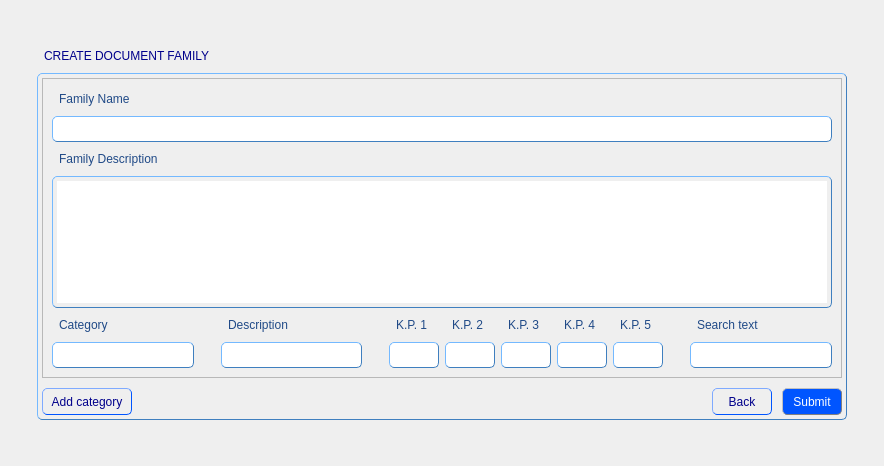
<?xml version="1.0" encoding="UTF-8"?>
<ui version="4.0">
 <class>CreateDocFamilyForm</class>
 <widget class="QWidget" name="CreateDocFamilyForm">
  <property name="geometry">
   <rect>
    <x>0</x>
    <y>0</y>
    <width>884</width>
    <height>466</height>
   </rect>
  </property>
  <property name="windowTitle">
   <string>Form</string>
  </property>
  <property name="styleSheet">
   <string notr="true">QGroupBox {
               color: black;
               padding: 4px;
               border: 1px solid rgb(63, 127, 191); 
               border-radius: 5px;
               border-style: outset;
              }
QTabWidget {
               color: blue;
               padding: 4px;
               border-radius: 5px;
               border: 1px solid rgb(63, 127, 191); 
               border-style: outset;
	           font: 11pt &quot;MS Shell Dlg 2&quot;;
              }
QWidget {
               color: rgb(32, 74, 135);
	           font: 11pt &quot;MS Shell Dlg 2&quot;;
              }
QScrollBar {
			   background-color: rgb(240, 240, 240);
              }
QLabel {
               color: rgb(32, 74, 135);
               padding: 4px;
               border-radius: 5px;
               border-style: outset;
	           font: 11pt &quot;MS Shell Dlg 2&quot;;
              }
QLineEdit {
               color: black;
               padding: 4px;
               border: 1px solid rgb(63, 127, 191); 
               border-radius: 5px;
               border-style: outset;
	           font: 10pt &quot;MS Shell Dlg 2&quot;;
              }
QComboBox {
			   color: black;
               padding: 4px;
               border: 1px solid rgb(63, 127, 191); 
               border-radius: 5px;
               border-style: outset;
               font: 9pt &quot;MS Shell Dlg 2&quot;;
			   background-color: rgb(255, 255, 255);
              }
QTextEdit {
               color: black;
               padding: 4px;
               border: 1px solid rgb(63, 127, 191); 
               border-radius: 5px;
               border-style: outset;
	           font: 10pt &quot;MS Shell Dlg 2&quot;;
              }
QSpinBox {
               color: black;
               padding: 4px;
               border: 1px solid rgb(63, 127, 191); 
               border-radius: 5px;
               border-style: outset;
	           font: 10pt &quot;MS Shell Dlg 2&quot;;
              }
QListView {
               color: black;
               padding: 4px;
               border: 1px solid rgb(63, 127, 191); 
               border-radius: 5px;
               border-style: outset;
	           font: 10pt &quot;MS Shell Dlg 2&quot;;
              }</string>
  </property>
  <layout class="QGridLayout" name="gridLayout_2">
   <item row="2" column="1">
    <widget class="QGroupBox" name="groupBox">
     <property name="title">
      <string/>
     </property>
     <layout class="QGridLayout" name="gridLayout">
      <property name="leftMargin">
       <number>0</number>
      </property>
      <property name="topMargin">
       <number>0</number>
      </property>
      <property name="rightMargin">
       <number>0</number>
      </property>
      <property name="bottomMargin">
       <number>0</number>
      </property>
      <property name="spacing">
       <number>0</number>
      </property>
      <item row="3" column="0" colspan="2">
       <layout class="QHBoxLayout" name="horizontalLayout">
        <property name="spacing">
         <number>0</number>
        </property>
        <item>
         <widget class="QToolButton" name="addCategoryButton">
          <property name="minimumSize">
           <size>
            <width>60</width>
            <height>0</height>
           </size>
          </property>
          <property name="styleSheet">
           <string notr="true">QToolButton {
                color: darkblue;
               padding: 4px;
               border: 1px solid rgb(0, 85, 255); 
               border-radius: 5px;
               border-style: outset;
               font: 10pt &quot;MS Shell Dlg 2&quot;;
              }

QToolButton:hover {
               color: white;
               border: 1px solid grey;
               background-color: rgb(0, 78, 235);
               }

QToolButton:pressed {
               color: rgb(0, 0, 197)
               background: shadow;
               border-style: inset;
               }</string>
          </property>
          <property name="text">
           <string>Add category</string>
          </property>
         </widget>
        </item>
        <item>
         <spacer name="horizontalSpacer">
          <property name="orientation">
           <enum>Qt::Horizontal</enum>
          </property>
          <property name="sizeHint" stdset="0">
           <size>
            <width>40</width>
            <height>20</height>
           </size>
          </property>
         </spacer>
        </item>
        <item>
         <widget class="QToolButton" name="backButton">
          <property name="minimumSize">
           <size>
            <width>60</width>
            <height>0</height>
           </size>
          </property>
          <property name="styleSheet">
           <string notr="true">QToolButton {
                color: darkblue;
               padding: 4px;
               border: 1px solid rgb(0, 85, 255); 
               border-radius: 5px;
               border-style: outset;
               font: 10pt &quot;MS Shell Dlg 2&quot;;
              }

QToolButton:hover {
               color: white;
               border: 1px solid grey;
               background-color: rgb(0, 78, 235);
               }

QToolButton:pressed {
               color: rgb(0, 0, 197)
               background: shadow;
               border-style: inset;
               }</string>
          </property>
          <property name="text">
           <string>Back</string>
          </property>
         </widget>
        </item>
        <item>
         <spacer name="horizontalSpacer_2">
          <property name="orientation">
           <enum>Qt::Horizontal</enum>
          </property>
          <property name="sizeType">
           <enum>QSizePolicy::Minimum</enum>
          </property>
          <property name="sizeHint" stdset="0">
           <size>
            <width>10</width>
            <height>20</height>
           </size>
          </property>
         </spacer>
        </item>
        <item>
         <widget class="QToolButton" name="submitButton">
          <property name="minimumSize">
           <size>
            <width>60</width>
            <height>0</height>
           </size>
          </property>
          <property name="styleSheet">
           <string notr="true">QToolButton {
               color: white;
               padding: 4px;
               border: 1px solid grey; 
               border-radius: 5px;
               border-style: outset;
               max-width: 120px;
               background-color: rgb(0, 85, 255);
               font: 10pt &quot;MS Shell Dlg 2&quot;;
              }

QToolButton:hover {
               color: darkblue;
               border: 1px solid grey;
               background-color: rgb(255, 255, 255);
               }

QToolButton:pressed {
               color: rgb(0, 0, 197)
               background: shadow;
               border-style: inset;
			    background-color: rgb(0, 78, 235);
               }</string>
          </property>
          <property name="text">
           <string>Submit</string>
          </property>
         </widget>
        </item>
       </layout>
      </item>
      <item row="0" column="0" colspan="2">
       <widget class="QScrollArea" name="scrollArea">
        <property name="minimumSize">
         <size>
          <width>800</width>
          <height>300</height>
         </size>
        </property>
        <property name="maximumSize">
         <size>
          <width>800</width>
          <height>300</height>
         </size>
        </property>
        <property name="widgetResizable">
         <bool>true</bool>
        </property>
        <widget class="QWidget" name="scrollAreaWidgetContents">
         <property name="geometry">
          <rect>
           <x>0</x>
           <y>0</y>
           <width>798</width>
           <height>298</height>
          </rect>
         </property>
         <layout class="QGridLayout" name="gridLayout_3">
          <item row="5" column="3">
           <spacer name="horizontalSpacer_6">
            <property name="orientation">
             <enum>Qt::Horizontal</enum>
            </property>
            <property name="sizeType">
             <enum>QSizePolicy::Maximum</enum>
            </property>
            <property name="sizeHint" stdset="0">
             <size>
              <width>15</width>
              <height>0</height>
             </size>
            </property>
           </spacer>
          </item>
          <item row="4" column="10">
           <widget class="QLabel" name="label_7">
            <property name="text">
             <string>Search text </string>
            </property>
           </widget>
          </item>
          <item row="1" column="0" colspan="11">
           <widget class="QLineEdit" name="familyNameLine"/>
          </item>
          <item row="4" column="8">
           <widget class="QLabel" name="label_11">
            <property name="text">
             <string>K.P. 5</string>
            </property>
           </widget>
          </item>
          <item row="4" column="2">
           <widget class="QLabel" name="label_5">
            <property name="text">
             <string>Description </string>
            </property>
           </widget>
          </item>
          <item row="3" column="0" colspan="11">
           <widget class="QTextEdit" name="familyDescrText"/>
          </item>
          <item row="4" column="7">
           <widget class="QLabel" name="label_10">
            <property name="text">
             <string>K.P. 4</string>
            </property>
           </widget>
          </item>
          <item row="4" column="4">
           <widget class="QLabel" name="label_6">
            <property name="text">
             <string>K.P. 1</string>
            </property>
           </widget>
          </item>
          <item row="2" column="0" colspan="3">
           <widget class="QLabel" name="label_3">
            <property name="text">
             <string>Family Description</string>
            </property>
           </widget>
          </item>
          <item row="4" column="5">
           <widget class="QLabel" name="label_8">
            <property name="text">
             <string>K.P. 2</string>
            </property>
           </widget>
          </item>
          <item row="0" column="0">
           <widget class="QLabel" name="label_2">
            <property name="text">
             <string>Family Name</string>
            </property>
           </widget>
          </item>
          <item row="4" column="0">
           <widget class="QLabel" name="label_4">
            <property name="text">
             <string>Category </string>
            </property>
           </widget>
          </item>
          <item row="4" column="6">
           <widget class="QLabel" name="label_9">
            <property name="text">
             <string>K.P. 3</string>
            </property>
           </widget>
          </item>
          <item row="5" column="10">
           <widget class="QLineEdit" name="searchTextLine"/>
          </item>
          <item row="5" column="4">
           <widget class="QLineEdit" name="kp_1_Line">
            <property name="maximumSize">
             <size>
              <width>50</width>
              <height>16777215</height>
             </size>
            </property>
           </widget>
          </item>
          <item row="5" column="5">
           <widget class="QLineEdit" name="kp_2_Line">
            <property name="maximumSize">
             <size>
              <width>50</width>
              <height>16777215</height>
             </size>
            </property>
           </widget>
          </item>
          <item row="5" column="7">
           <widget class="QLineEdit" name="kp_4_Line">
            <property name="maximumSize">
             <size>
              <width>50</width>
              <height>16777215</height>
             </size>
            </property>
           </widget>
          </item>
          <item row="5" column="2">
           <widget class="QLineEdit" name="descriptionline"/>
          </item>
          <item row="5" column="0">
           <widget class="QLineEdit" name="categoryLine"/>
          </item>
          <item row="5" column="6">
           <widget class="QLineEdit" name="kp_3_Line">
            <property name="maximumSize">
             <size>
              <width>50</width>
              <height>16777215</height>
             </size>
            </property>
           </widget>
          </item>
          <item row="5" column="8">
           <widget class="QLineEdit" name="kp_5_Line">
            <property name="maximumSize">
             <size>
              <width>50</width>
              <height>16777215</height>
             </size>
            </property>
           </widget>
          </item>
          <item row="5" column="1">
           <spacer name="horizontalSpacer_5">
            <property name="orientation">
             <enum>Qt::Horizontal</enum>
            </property>
            <property name="sizeType">
             <enum>QSizePolicy::Maximum</enum>
            </property>
            <property name="sizeHint" stdset="0">
             <size>
              <width>15</width>
              <height>0</height>
             </size>
            </property>
           </spacer>
          </item>
          <item row="5" column="9">
           <spacer name="horizontalSpacer_7">
            <property name="orientation">
             <enum>Qt::Horizontal</enum>
            </property>
            <property name="sizeType">
             <enum>QSizePolicy::Maximum</enum>
            </property>
            <property name="sizeHint" stdset="0">
             <size>
              <width>15</width>
              <height>0</height>
             </size>
            </property>
           </spacer>
          </item>
         </layout>
        </widget>
       </widget>
      </item>
      <item row="2" column="0">
       <spacer name="verticalSpacer">
        <property name="orientation">
         <enum>Qt::Vertical</enum>
        </property>
        <property name="sizeType">
         <enum>QSizePolicy::Minimum</enum>
        </property>
        <property name="sizeHint" stdset="0">
         <size>
          <width>20</width>
          <height>10</height>
         </size>
        </property>
       </spacer>
      </item>
     </layout>
    </widget>
   </item>
   <item row="2" column="2">
    <spacer name="horizontalSpacer_4">
     <property name="orientation">
      <enum>Qt::Horizontal</enum>
     </property>
     <property name="sizeHint" stdset="0">
      <size>
       <width>40</width>
       <height>20</height>
      </size>
     </property>
    </spacer>
   </item>
   <item row="2" column="0">
    <spacer name="horizontalSpacer_3">
     <property name="orientation">
      <enum>Qt::Horizontal</enum>
     </property>
     <property name="sizeHint" stdset="0">
      <size>
       <width>40</width>
       <height>20</height>
      </size>
     </property>
    </spacer>
   </item>
   <item row="1" column="1">
    <widget class="QLabel" name="label">
     <property name="styleSheet">
      <string notr="true">QLabel {
               color: darkblue;
               padding: 4px;
               border-radius: 5px;
               border-style: outset;
	           font: 12pt &quot;MS Shell Dlg 2&quot;;
              }</string>
     </property>
     <property name="text">
      <string>CREATE DOCUMENT FAMILY</string>
     </property>
    </widget>
   </item>
   <item row="0" column="1">
    <spacer name="verticalSpacer_2">
     <property name="orientation">
      <enum>Qt::Vertical</enum>
     </property>
     <property name="sizeHint" stdset="0">
      <size>
       <width>20</width>
       <height>40</height>
      </size>
     </property>
    </spacer>
   </item>
   <item row="3" column="1">
    <spacer name="verticalSpacer_3">
     <property name="orientation">
      <enum>Qt::Vertical</enum>
     </property>
     <property name="sizeHint" stdset="0">
      <size>
       <width>20</width>
       <height>40</height>
      </size>
     </property>
    </spacer>
   </item>
  </layout>
 </widget>
 <resources/>
 <connections/>
</ui>
